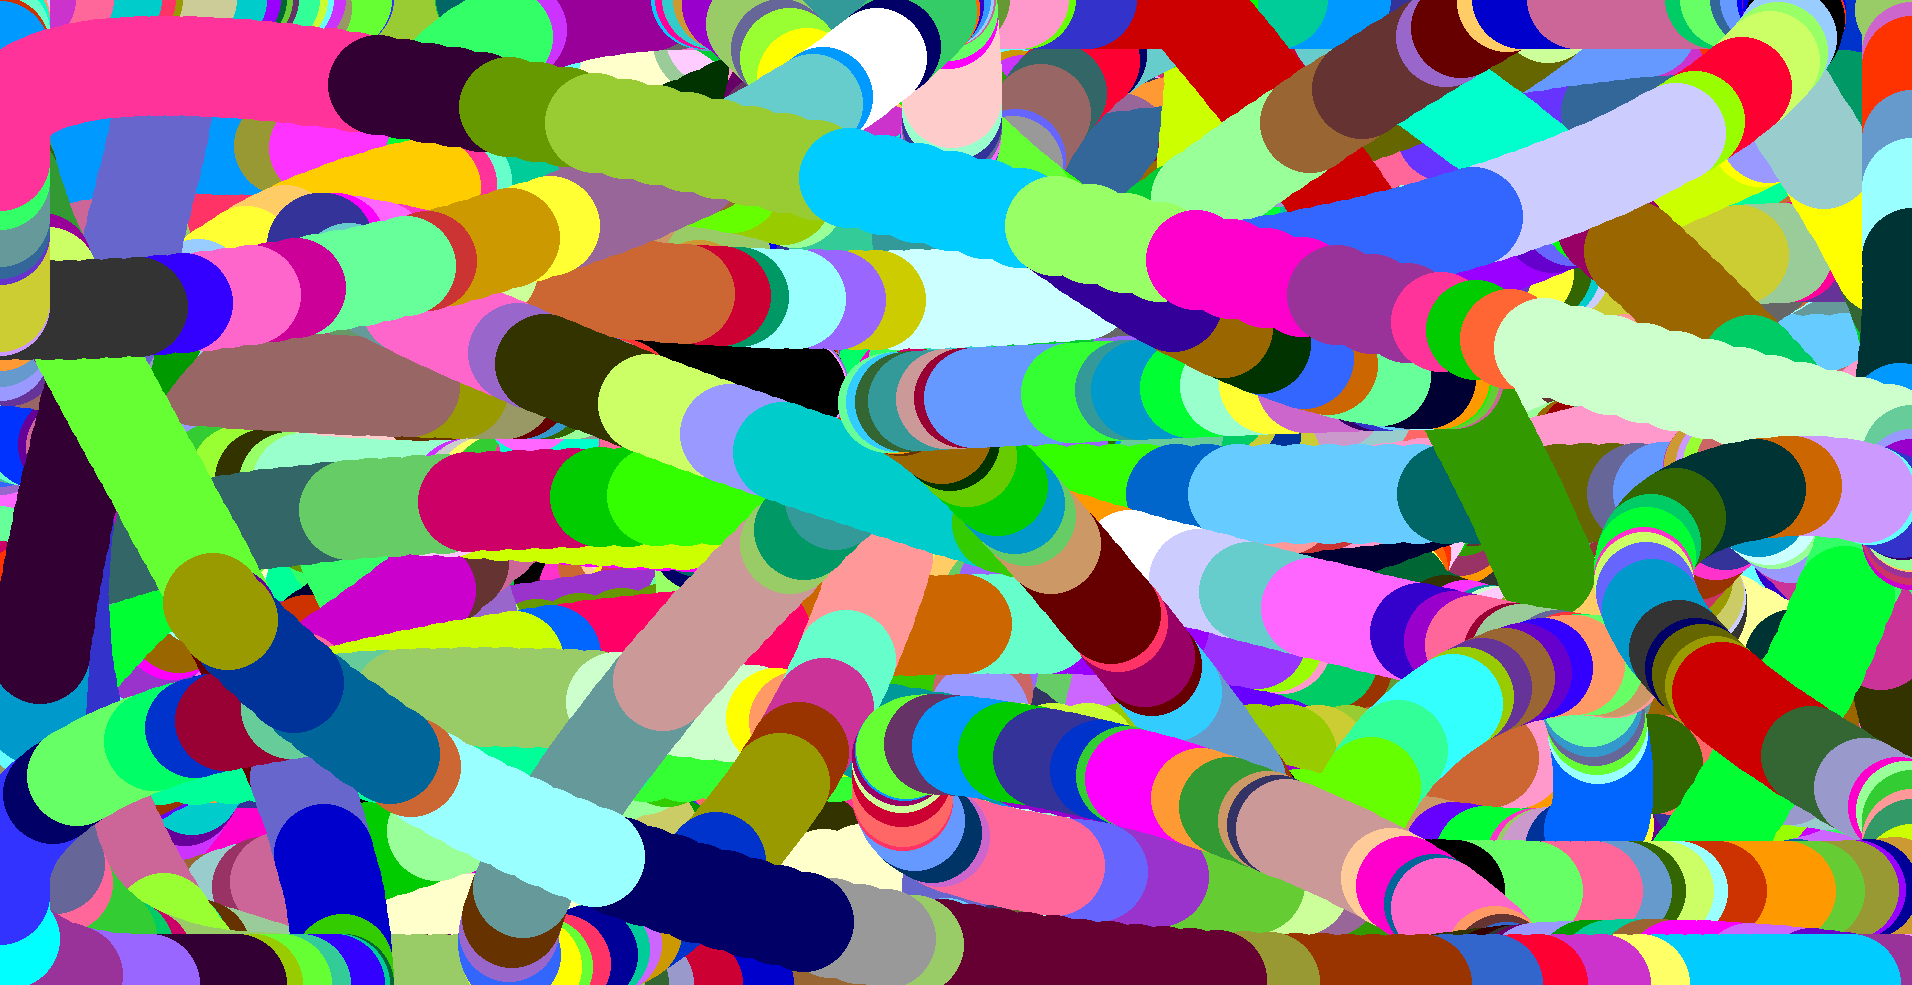

Here is the Python script that generated this plot:
#!/usr/bin/env python3

# 1-D Perlin noise-based animation

import pygame
from random import random, randint
import time

SCALEX, SCALEY = 123, 127
RADIUS = 50

def inter(a, b, w):
    "Interpolate between a and b using weight w"
    return (b - a) * ((w * (w * 6 - 15) + 10) * w * w * w) + a  # smootherstep

def get_noise(SCALE, start = None):
    "Get 1-D Perlin noise"
    stop = 2 * random() - 1
    if start == None:
        start = 2 * random() - 1
    #print(start, stop)
    arr = []
    for tt in range(SCALE):
        t = tt / SCALE
        y1 = t * start
        y2 = (t - 1) * stop
        arr.append(inter(y1, y2, t))
    return arr, stop

class Perlin:
    def __init__(s):
        pygame.init()
        s.res = 1200, 900  # default window size
        s.screen = pygame.display.set_mode(s.res, pygame.RESIZABLE)
        pygame.display.set_caption('Worm')
        s.clock = pygame.time.Clock()
        s.noise1, s.last1 = get_noise(SCALEX)
        s.noise2, s.last2 = get_noise(SCALEY)
        s.x, s.y = 0, 0
        s.color = 51*randint(0, 5), 51*randint(0, 5), 51*randint(0, 5)

    def events(s):
        for event in pygame.event.get():
            if event.type == pygame.QUIT: s.running = False
            if event.type == pygame.KEYDOWN and event.key == pygame.K_RETURN:
                pygame.image.save(s.screen,
                        time.strftime("worm-%y%m%d_%H%M%S.png"))
            if event.type == pygame.VIDEORESIZE:
                s.res = event.w, event.h
                #print(s.res)
                s.screen = pygame.display.set_mode(s.res, pygame.RESIZABLE)

    def run(s):
        s.running = True
        while s.running:
            s.clock.tick(30)
            s.events()
            s.update()
        pygame.quit()

    def update(s):
        dx = int(s.res[0] * s.noise1.pop(0))
        dy = int(s.res[1] * s.noise2.pop(0))
        s.x += dx / 20
        s.y += dy / 20
        s.x = max(-s.res[0]//2, min(s.res[0]//2, s.x))
        s.y = max(-s.res[1]//2, min(s.res[1]//2, s.y))
        if len(s.noise1) == 0:
            s.noise1, s.last1 = get_noise(SCALEX, start = s.last1)
        if len(s.noise2) == 0:
            s.noise2, s.last2 = get_noise(SCALEY, start = s.last2)
        if random() < .2:
            s.color = 51*randint(0, 5), 51*randint(0, 5), 51*randint(0, 5)
        pygame.draw.circle(s.screen, s.color,
            (s.x + s.res[0]//2, s.y + s.res[1]//2), RADIUS)
        
        pygame.display.flip()

c = Perlin()
c.run()

